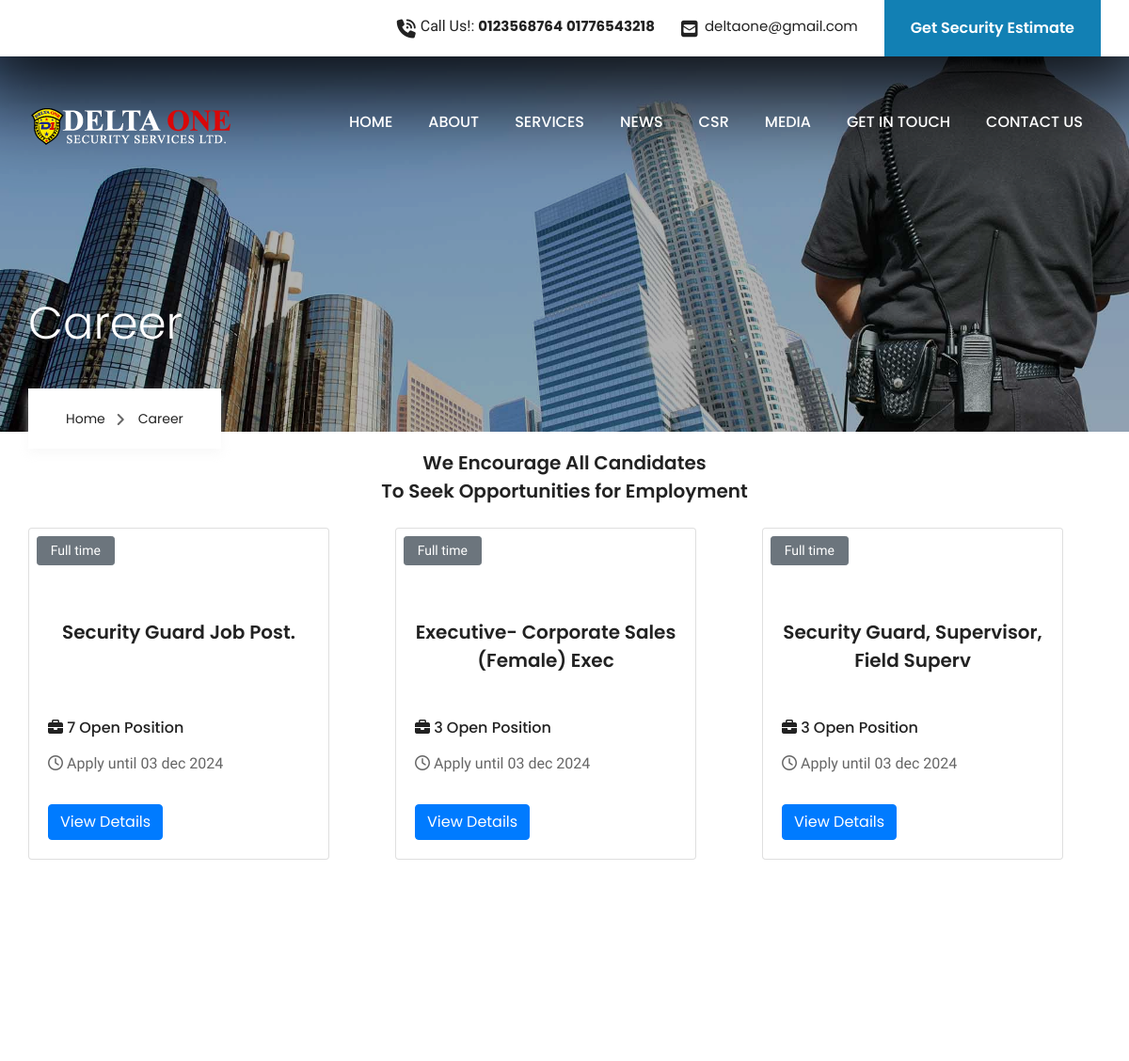
The app's page /career-us/ (upper part), older data.
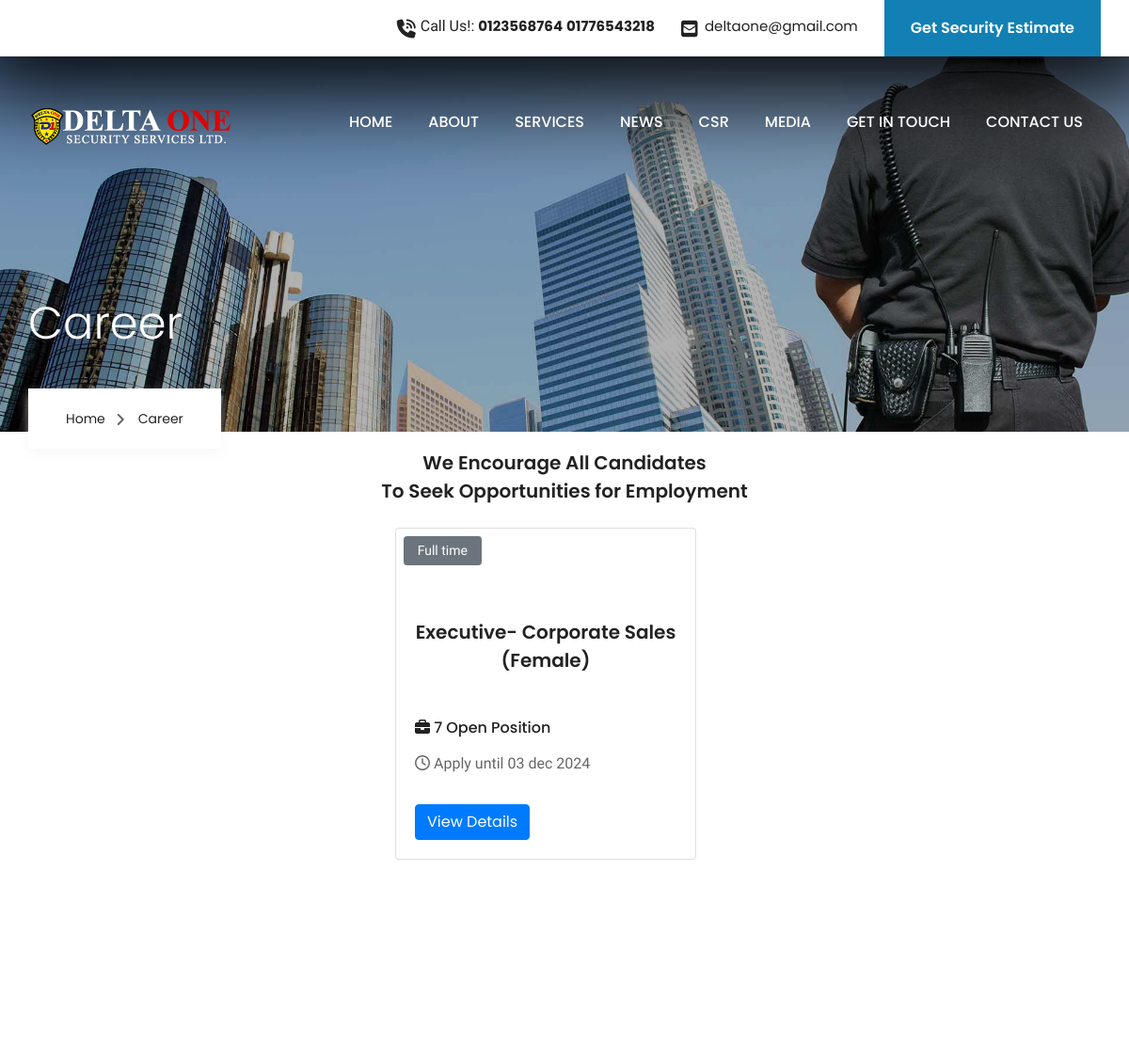
The same page, newer data.
### security_app/models.py (models this page shows, shortened)
class Header_and_Footer(models.Model):
    image = models.ImageField(upload_to='Our_blog')
    detalis = models.CharField(max_length=150)
    phone_number1 = models.CharField(max_length=16)
    phone_number2 = models.CharField(max_length=16)
    email =models.EmailField(max_length=100)
    address = models.CharField(max_length=100)
    class Meta:
        verbose_name = 'Header_and_Footer'
        verbose_name_plural = 'Header_and_Footers'
    def __str__(self):
        return self.phone_number1

class Other_Page_Image(models.Model):
    image = models.ImageField(upload_to='Other_Image',blank=True)
    Image_Name = models.CharField(max_length=50,blank=True)
    class Meta:
        verbose_name_plural = 'Other_Page_Images'

class Job_Post(models.Model):
    jop_type = models.CharField(max_length=40)
    job_position = models.CharField(max_length=40)
    vacancy = models.CharField(max_length=40)
    last_date_of_application = models.CharField(max_length=40)
    job_banner_image = models.ImageField(upload_to='JobBannerImage',null=True)
    job_details = RichTextField()
    class Meta:
        verbose_name = 'Job_Post'
        verbose_name_plural = 'Job_Posts'

### security_app/views.py (the view)
# urls.py: path('career-us/',career,name='career-page' ),
def career(request):
    job_post=Job_Post.objects.all()
    context={
        'job_post':job_post
    }
    return render(request,'security_app/career.html',context)

### security_app/context_processors.py (called while the page is built)
def G_services(requrest):
    g_service_s = Service_Section.objects.all()
    context={
        'g_service_s':g_service_s
    }
    return context

def G_security_information(requrest):
    g_service_info = Security_information.objects.all().order_by("-id")[:1]
    context={
        'g_service_info':g_service_info
    }
    return context

def G_Gave_Protection_R(requrest):
    g_Gave_Protection_R = I_Gave_Protection_R.objects.all().order_by("-id")[:3]
    context={
        'g_Gave_Protection_R':g_Gave_Protection_R
    }
    return context

def G_Gave_Protection_L(requrest):
    g_Gave_Protection_L = I_Gave_Protection_L.objects.all().order_by("-id")[:3]
    context={
        'g_Gave_Protection_L':g_Gave_Protection_L
    }
    return context

def G_Skill(requrest):
    g_Skill = Skill.objects.all().order_by("-id")[:3]
    context={
        'g_Skill':g_Skill
    }
    return context

def G_contact(requrest):
    g_contact = Header_and_Footer.objects.all()
    print(g_contact)
    context={
        'g_contact':g_contact
    }
    return context

def G_news(requrest):
    g_news = News_section.objects.all()
    context={
        'g_news':g_news
    }
    return context

### security_app/templates/security_app/career.html (shortened to what this page needs)
{% extends 'security_app/base.html' %}
{% load static %}
{% block content %}
     {% for i in g_Other_Page_Image %}
     <section class="page-title" style="background-image: url({{i.image.url}});">
     {% endfor %}
        <div class="container">
            <div class="content-box">
                <h1 class="title">Career</h1>
                <ul class="bread-crumb">
                    <li><a href="{% url 'index-page' %}">Home</a></li>
                    <li>Career</li>
                </ul>
            </div>
        </div>
    </section>
    <div class="container">
        <div class="title-box centred">
            <div class="sec-title"><h3>We Encourage All Candidates <br> To Seek Opportunities for Employment</h3></div>
        </div>
        <div class="row">
            {% for i in job_post %}
            <div class="col-lg-4 col-md-6 col-sm-12 my-4 mx-auto news-column "  >
                <div class="card" style="width: 20rem;">
                    <div style="width: 15px; height: 3px;  margin-bottom: 60px; margin-top: 8px; margin-left: 8px; " ><button type="button"  style="width: 82.56px; height: 31px; " class="btn btn-secondary btn-sm ">{{ i.jop_type }}</div>
                    <div class=" my-4 mx-auto" style="width: 318px; height: 60px;" ><h3 style="text-align: center;" >{{ i.job_position }}</h3></div>
                    <div class="card-body">
                      <h5 class="card-title"><li><i class="fa-solid fa-briefcase"></i> {{ i.vacancy }} Open Position</li></h5>
                      <p class="card-text"><i class="fa-regular fa-clock"></i> Apply until {{ i.last_date_of_application }}</p>
                      <a href="{% url 'job_viewpage-page' i.pk %}" class="btn btn-primary" style="margin-top: 20px;" >View Details</a>
                    </div>
                  </div>
            </div>
            {% endfor %}
            </div>
        </div>
    <section class="news-section our-blog">
    </section>
 {% endblock content %}

### security_app/templates/security_app/base.html (shortened to what this page needs)
<!DOCTYPE html>
<html lang="en">
<head>
{% load static %}
<link href="{% static 'security_app/css/style.css' %}" rel="stylesheet">
<link href="{% static 'security_app/css/responsive.css' %}" rel="stylesheet">
<link rel="stylesheet" href="https://cdnjs.cloudflare.com/ajax/libs/font-awesome/6.3.0/css/all.min.css"/>
</head>
<body class="boxed_wrapper">
    <header class="main-header">
        <div class="header-top">
            <div class="container clearfix">
                    {% for i in g_contact %}
                    <div class="top-right clearfix">
                        <ul class="clearfix">
                            <li class="upper-column float-left">
                                <i class="fa fa-phone-volume"></i>
                                Call Us!: <a href="tel:{{ i.phone_number1 }}" >{{ i.phone_number1 }}</a> <a href="tel:{{ i.phone_number2 }}">{{ i.phone_number2 }}</a>
                            </li>
                            <li class="upper-column">
                                <i class="fa fa-envelope-square"></i>
                                <a href="mailto:{{ i.email }}">{{ i.email }}</a>
                            </li>
                            <li class="upper-column">
                                <a href="#" class="upper-btn">Get Security Estimate</a>
                            </li>
                        </ul>
                    </div>
                    {% endfor %}
            </div>
        </div>
        <div class="container">
            <div class="header-bottom">
                <div class="nav-outer clearfix" >
                    <div class="logo-outer">
                        <figure class="logo-box"><a href="{% url 'index-page' %}"><img src="{% static 'security_app/images/logo1.png' %}" alt=""></a></figure>
                    </div>
                    <div class="menu-area clearfix">
                        <nav class="main-menu navbar-expand-lg">
                            <div class="navbar-collapse collapse clearfix">
                                <ul class="navigation clearfix">
                                    <li><a href="{% url 'index-page' %}">Home</a></li>
                                    <li class="dropdown"><a href="#">About</a>
                                    </li>
                                    <li class="dropdown"><a href="#">SERVICES</a>
                                    </li>
                                    <li><a href="{% url 'news-page' %}">News</a></li>
                                    <li><a href="{% url 'csr-page' %}">CSR </a></li>
                                    <li class="dropdown"><a href="#">Media</a>
                                    </li>
                                    <li class="dropdown"><a href="#">Get IN Touch</a>
                                    </li>
                                    <li><a href="{% url 'contact-page' %}">Contact Us </a></li>
                                </ul>
                            </div>
                        </nav>
                    </div>
                </div>
            </div>
        </div>
    </header>
    {% block content %}
    {% endblock content %}
</body>
</html>

Row changes from the older to the newer data that the page shows:
removed Job_Post: jop_type "Full time", job_position "Security Guard Job Post.", vacancy "7", last_date_of_application "03 dec 2024"
removed Job_Post: jop_type "Full time", job_position "Executive- Corporate Sales (Female) Exec", vacancy "3", last_date_of_application "03 dec 2024"
removed Job_Post: jop_type "Full time", job_position "Security Guard, Supervisor, Field Superv", vacancy "3", last_date_of_application "03 dec 2024"
added Job_Post: jop_type "Full time", job_position "Executive- Corporate Sales (Female)", vacancy "7", last_date_of_application "03 dec 2024"
